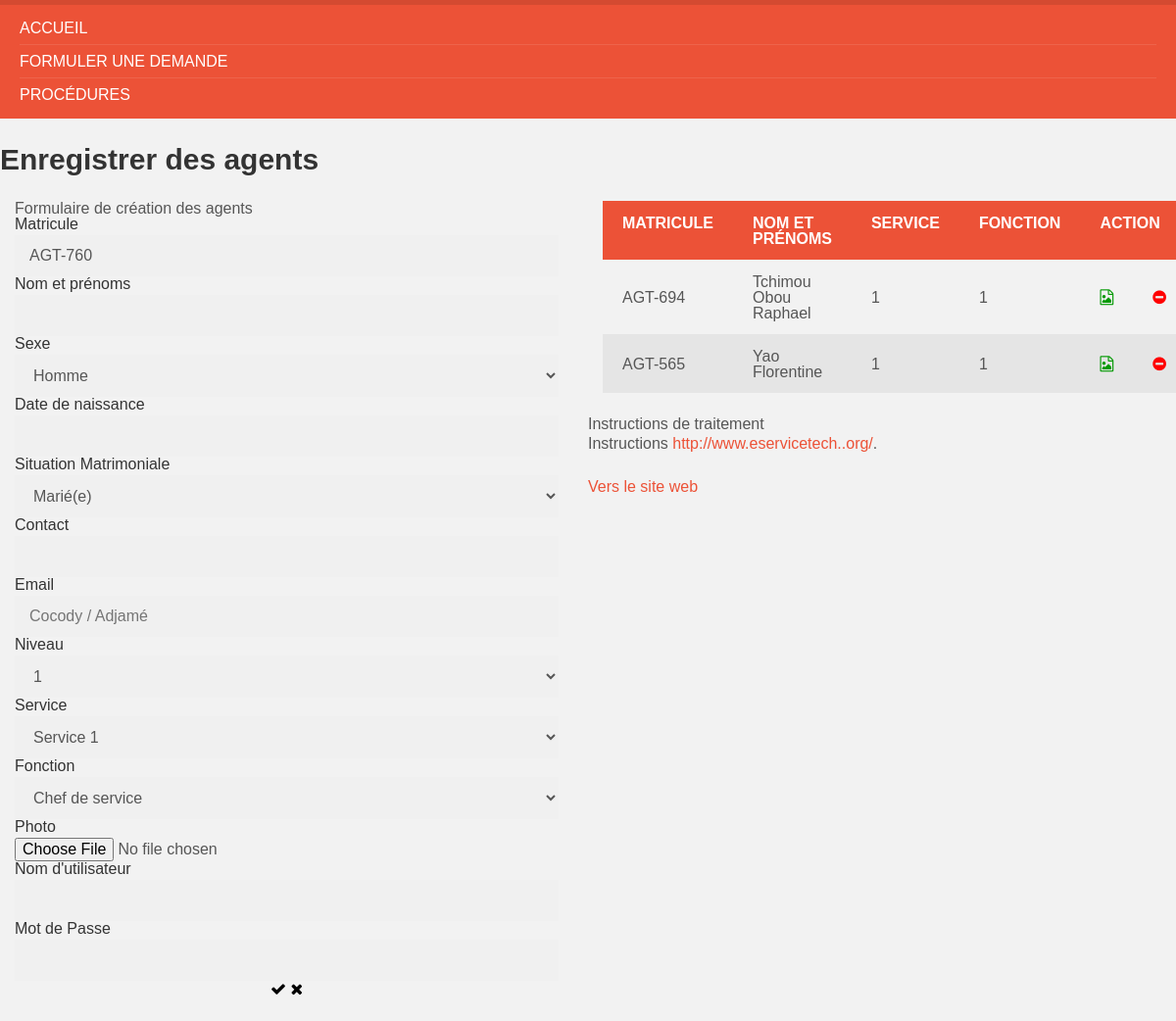
The app's page /admin/pages/workflow/enregistrer_agent.php with its own data.
### tables this page shows
CREATE TABLE IF NOT EXISTS `agent` (
  `id_agent` int(11) NOT NULL AUTO_INCREMENT,
  `matricule` varchar(50) NOT NULL,
  `nom_prenom` varchar(100) NOT NULL,
  `sexe` varchar(1) NOT NULL,
  `datenais` int(11) NOT NULL,
  `id_matri` int(11) NOT NULL,
  `contact` varchar(50) NOT NULL,
  `email` varchar(100) NOT NULL,
  `niveau` int(11) NOT NULL,
  `id_service` int(11) NOT NULL,
  `id_fonction` int(11) NOT NULL,
  `photo` varchar(100) NOT NULL,
  `login` varchar(200) NOT NULL,
  `mdp` varchar(200) NOT NULL,
  `statut` int(11) NOT NULL,
  `dateaj` timestamp NOT NULL DEFAULT CURRENT_TIMESTAMP,
  `useraddid` int(11) NOT NULL,
  PRIMARY KEY (`id_agent`)
);

### admin/includes/liste_agents.php (the view)
 <?php
$sql = "SELECT * FROM agent ";
$rs_result = mysql_query ($sql);
?>
                                <table id="bootstrap-data-table-export" class="table table-striped table-bordered">
                                    <thead>
                                        <tr align="center">
                                            <th width="228">Matricule</th>
                                            <th width="228">Nom et prénoms </th>
                                            <th width="128">Service</th>
                                            <th width="128">Fonction </th>
                                            <th  colspan="2">Action </th>
                                        </tr>
                                    </thead>
                                    <tbody>
                                           <?php
											while ($row = mysql_fetch_assoc($rs_result)) {
											?>
                                            <tr>
                                                <td width="228" > <b><?php echo $row['matricule']; ?></b></td>
                                                <td width="228"><?php echo htmlentities($row['nom_prenom']); ?></td>
                                                <td width="128"><?php echo htmlentities($row['id_service']); ?></td>
                                                <td width="128"><?php echo $row['id_fonction']; ?></td>
                                                <td align="center" width="67"><a href="#" title="Modifier"><i style="color:#009900" class="fa fa-file-photo-o"></i></a></td>
                                                <td align="center" width="67"><a href="#" title="Supprimer"><i style="color:#FF0000" class="fa fa-minus-circle"></i></a></td>
                                            </tr>
                                            <?php
											};
											?>
                                    </tbody>
                                </table>

### library/css/skin/red.css (style rules this page uses)
body { color:#565656;background-color:#f2f2f2 }
a { color:#ec5237 }
table thead th { color:#FFF;background-color:#ec5237 }
table tbody>tr:nth-child(even)>td { background-color:#e5e5e5 }

### records on screen
agent: matricule "AGT-694", nom_prenom "Tchimou Obou Raphael", id_service "1", id_fonction "1"
agent: matricule "AGT-565", nom_prenom "Yao Florentine", id_service "1", id_fonction "1"
